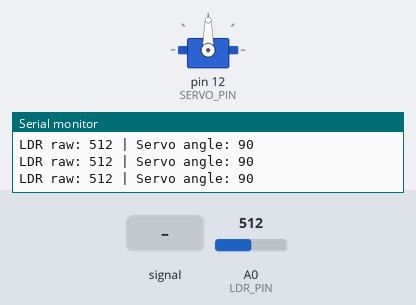
This sketch was run on a simulated Arduino Uno, built with avr-gcc and run on an emulated ATmega328P. Parts: servo, the last lines printed to the serial monitor. Inputs (shaded band) come from the test bench; at power-on: A0 (LDR_PIN) = 512.

Above: at 1.2 s.
1.3 s: A0 (LDR_PIN) fed a 200 Hz sine of ±81 counts around its level
At 2.69 s:
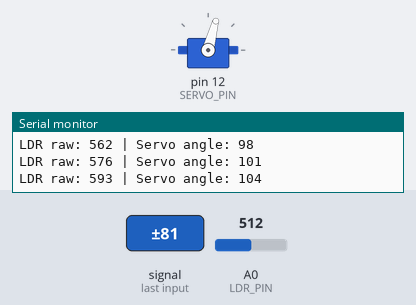
4.3 s: A0 (LDR_PIN) set to 716
At 4.9 s:
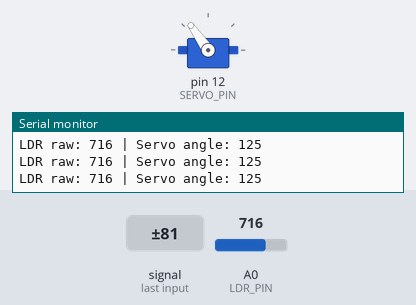
5.8 s: A0 (LDR_PIN) set to 900
At 6.1 s:
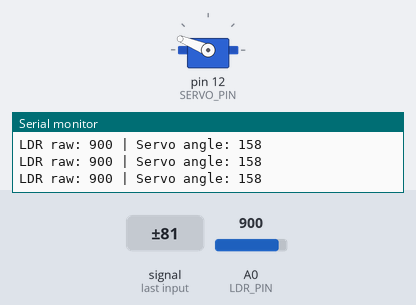
7.3 s: A0 (LDR_PIN) fed a 200 Hz sine of ±81 counts around its level
10.3 s: A0 (LDR_PIN) set to 1023
11.8 s: A0 (LDR_PIN) set to 306
At 13.0 s:
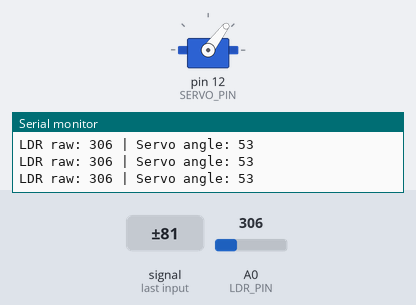
Timing chart, 0 to 14.3 s (numbered marks = the images above; inputs shaded):
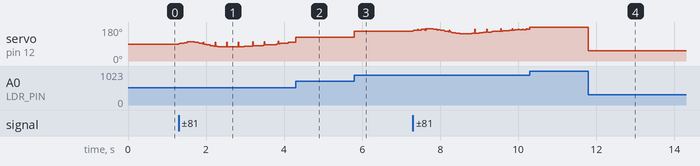

Measured:
- after the input at 5.8 s, servo on pin 12 (SERVO_PIN): 125° → 158° at once
- after the input at 11.8 s, servo on pin 12 (SERVO_PIN): 180° → 53° at once

The sketch:

03_LDRServoPin12.ino
```cpp
/*
  03_LDRServoPin12.ino
  - LDR ersetzt das Potentiometer
  - Mini Servo Signal auf Pin 12

  Verdrahtung (Spannungsteiler):
  5V --- LDR ---+--- 10k --- GND
                |
                +--- A0
*/

#include <Servo.h>

const int LDR_PIN = A0;
const int SERVO_PIN = 12;
const unsigned long PRINT_INTERVAL_MS = 100;

Servo servo;
unsigned long lastPrintMs = 0;

void setup()
{
  Serial.begin(115200);
  servo.attach(SERVO_PIN);
  Serial.println("KICKSTART 03: LDR + Servo an Pin 12");
}

void loop()
{
  int raw = analogRead(LDR_PIN);

  // Je nach Aufbau ggf. invertieren: map(raw, 0, 1023, 180, 0)
  int angle = map(raw, 0, 1023, 0, 180);
  angle = constrain(angle, 0, 180);

  servo.write(angle);

  unsigned long now = millis();
  if (now - lastPrintMs >= PRINT_INTERVAL_MS)
  {
    lastPrintMs = now;
    Serial.print("LDR raw: ");
    Serial.print(raw);
    Serial.print(" | Servo angle: ");
    Serial.println(angle);
  }
}
```
